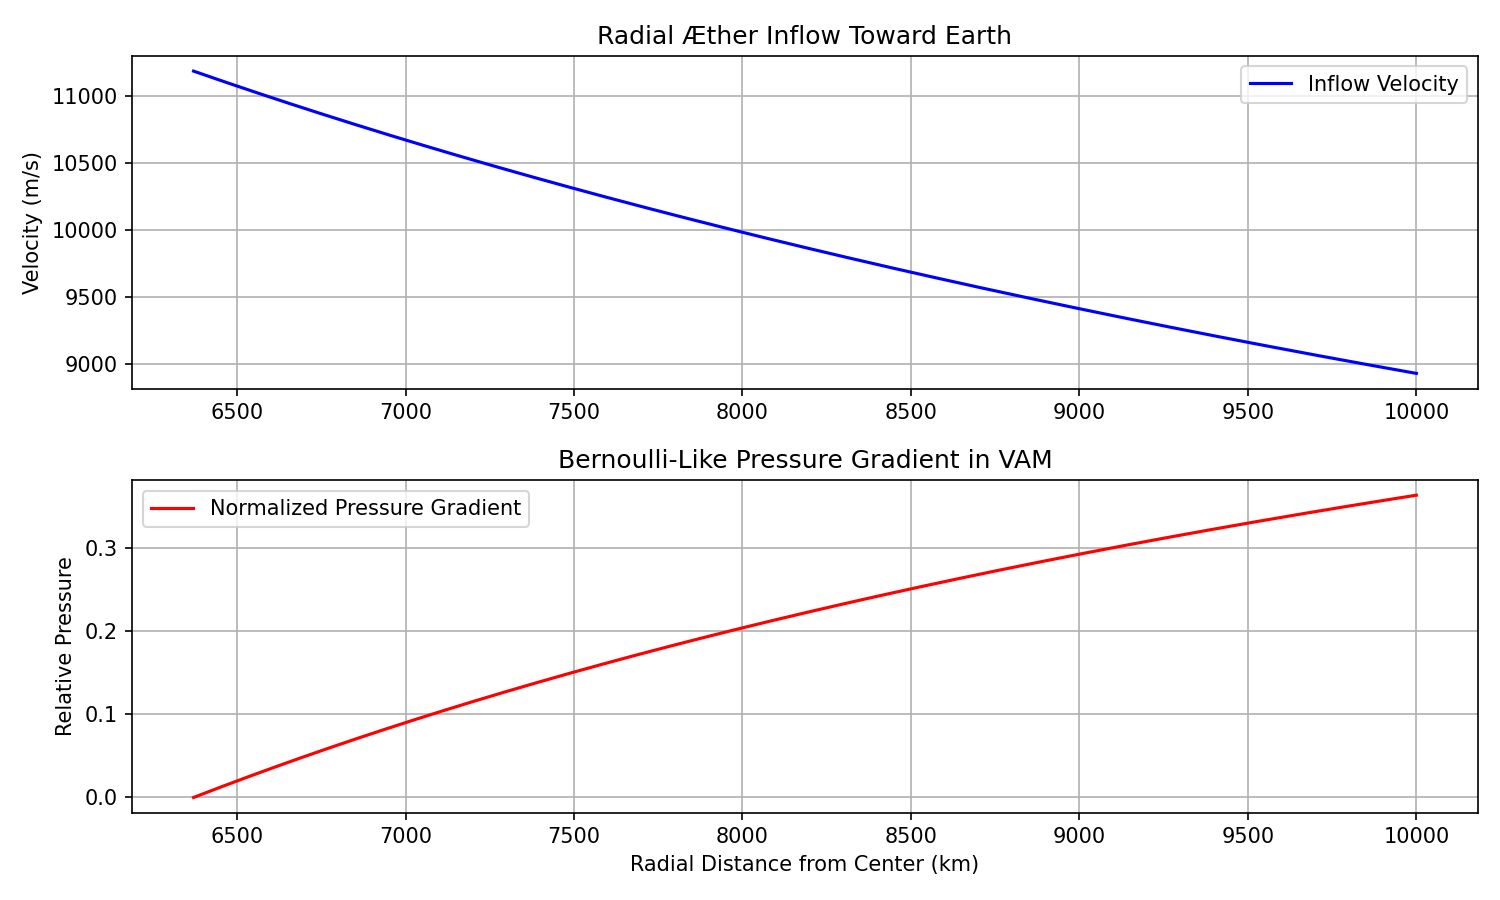

This figure's Python source:
import numpy as np
import matplotlib.pyplot as plt
import matplotlib
from mpl_toolkits.mplot3d.art3d import Line3DCollection

# Use TkAgg backend
matplotlib.use('TkAgg')

import os

script_name = os.path.splitext(os.path.basename(__file__))[0]

# Physical constants
G = 6.67430e-11  # Gravitational constant (m^3/kg/s^2)
M = 5.972e24     # Mass of Earth (kg)
r_min = 6.371e6  # Radius of Earth (m)
r_max = 10e6     # Just above surface to visualize field (m)
r = np.linspace(r_min, r_max, 500)

# Inflow velocity (radial æther velocity toward mass center)
v_inflow = np.sqrt((2 * G * M) / r)

# Bernoulli-like pressure gradient (normalized)
pressure_gradient = 1 - (v_inflow**2 / v_inflow[0]**2)

# Plotting the æther inflow velocity and pressure gradient
plt.figure(figsize=(10, 6))

plt.subplot(2, 1, 1)
plt.plot(r / 1000, v_inflow, label="Inflow Velocity", color="blue")
plt.ylabel("Velocity (m/s)")
plt.title("Radial Æther Inflow Toward Earth")
plt.grid(True)
plt.legend()

plt.subplot(2, 1, 2)
plt.plot(r / 1000, pressure_gradient, label="Normalized Pressure Gradient", color="red")
plt.xlabel("Radial Distance from Center (km)")
plt.ylabel("Relative Pressure")
plt.title("Bernoulli-Like Pressure Gradient in VAM")
plt.grid(True)
plt.legend()

plt.tight_layout()

# Show the plot
# ✅ Get the script filename dynamically and save as pdf
import os
script_name = os.path.splitext(os.path.basename(__file__))[0]
# filename = f"{script_name}.pdf"
# plt.savefig(filename, format="pdf", bbox_inches="tight")
filename = f"{script_name}.png"
plt.savefig(filename, dpi=150)  # Save image with high resolution
plt.tight_layout()
plt.show()
